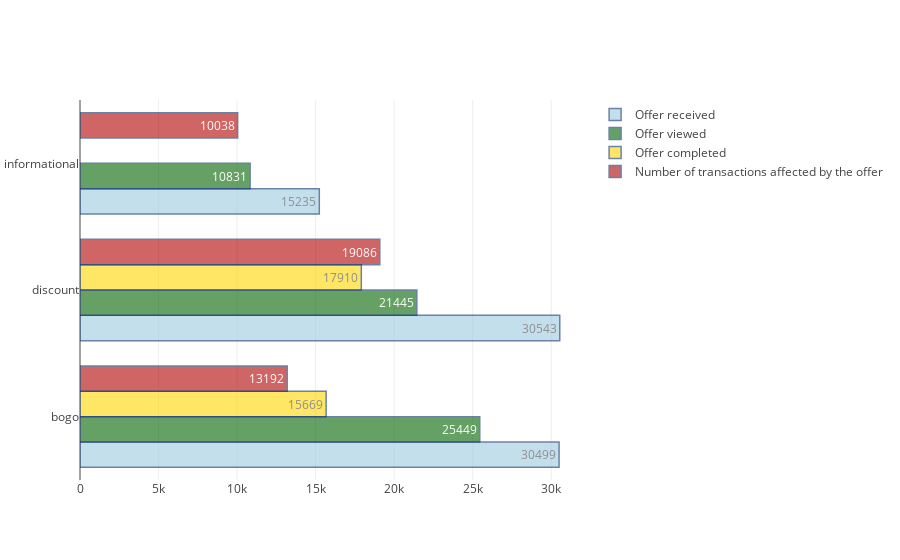

Write notebook code for a chart like this one.
### Code cell
#plotting distribution of offers and the affected transactions  
y = df [df ['event'] =='offer received'].offer_type.value_counts().index.sort_values() #offer types

x1 = df [df ['event'] =='offer received'].offer_type.value_counts().sort_index()
x2= df [df ['event'] =='offer viewed'].offer_type.value_counts().sort_index()
x3= df [df ['event'] =='offer completed'].offer_type.value_counts().sort_index()
x4= trans_affect.offer_type.value_counts().sort_index()

off_rec = go.Bar(
    x=x1,
    y=y,
    text= x1,
    name = 'Offer received',
    textposition = 'auto',
    marker=dict(
        color='rgb(158,202,225)',
        line=dict(
            color='rgb(8,48,107)',
            width=1.5),
        ),
    opacity=0.6, orientation = 'h'
)
off_view = go.Bar(
    x=x2,
    y=y,
    text=x2,
    name = 'Offer viewed',
    textposition = 'auto',
    marker=dict(
        color='rgb(0,100,0)',
        line=dict(
            color='rgb(8,48,107)',
            width=1.5),
        ),
    opacity=0.6, orientation = 'h'
)
off_compl = go.Bar(
    x=x3,
    y=y,
    text=x3,
    name = 'Offer completed',
    textposition = 'auto',
    marker=dict(
        color='rgb(255,215,0)',
        line=dict(
            color='rgb(8,48,107)',
            width=1.5),
        ),
    opacity=0.6, orientation = 'h'
)
trans = go.Bar(
    x=x4,
    y=y,
    text=x4,
    name = 'Number of transactions affected by the offer',
    textposition = 'auto',
    marker=dict(
        color='rgb(178, 0, 0)',
        line=dict(
            color='rgb(8,48,107)',
            width=1.5),
        ),
    opacity=0.6, orientation = 'h'
)
data = [off_rec, off_view, off_compl, trans]
py.iplot(data, filename='grouped-bar-direct-labels')

### Figure 1 — Plotly figure (JSON) as saved in the notebook; plotly's stock layout.template omitted (floating-point values rounded to 4 significant figures)
{"data": [{"marker": {"color": "rgb(158,202,225)", "line": {"color": "rgb(8,48,107)", "width": 1.5}}, "name": "Offer received", "opacity": 0.6, "orientation": "h", "text": [30499, 30543, 15235], "textposition": "auto", "type": "bar", "uid": "0c432540-f23c-481e-a064-c37ff223a22a", "x": [30499, 30543, 15235], "y": ["bogo", "discount", "informational"]}, {"marker": {"color": "rgb(0,100,0)", "line": {"color": "rgb(8,48,107)", "width": 1.5}}, "name": "Offer viewed", "opacity": 0.6, "orientation": "h", "text": [25449, 21445, 10831], "textposition": "auto", "type": "bar", "uid": "defe9e44-ab2f-4961-b5c5-22d32030d29c", "x": [25449, 21445, 10831], "y": ["bogo", "discount", "informational"]}, {"marker": {"color": "rgb(255,215,0)", "line": {"color": "rgb(8,48,107)", "width": 1.5}}, "name": "Offer completed", "opacity": 0.6, "orientation": "h", "text": [15669, 17910], "textposition": "auto", "type": "bar", "uid": "2ec1e897-d0df-4d9a-9356-64ba742f8f75", "x": [15669, 17910], "y": ["bogo", "discount", "informational"]}, {"marker": {"color": "rgb(178, 0, 0)", "line": {"color": "rgb(8,48,107)", "width": 1.5}}, "name": "Number of transactions affected by the offer", "opacity": 0.6, "orientation": "h", "text": [13192, 19086, 10038], "textposition": "auto", "type": "bar", "uid": "c6861bdf-de23-4755-b253-fc830cacdbc5", "x": [13192, 19086, 10038], "y": ["bogo", "discount", "informational"]}], "layout": {}}
